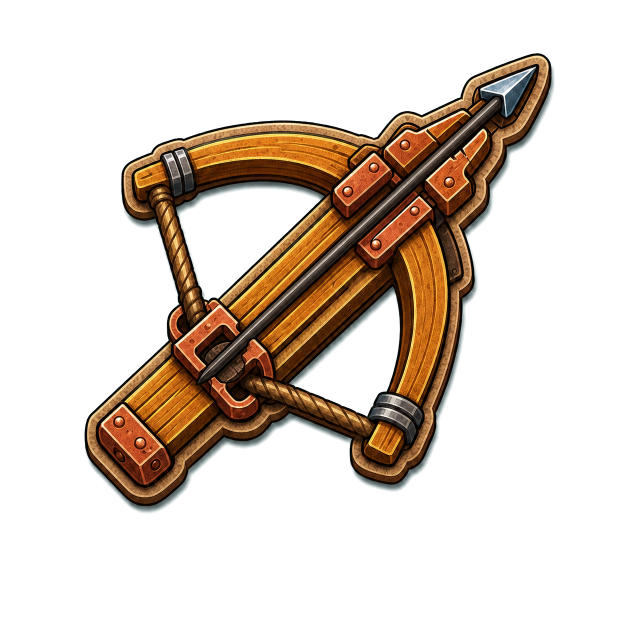
#> input picture v_beta/assets/staging/candidates/watchtower/decomposition_v3/watchtower_crossbow_group_v2_alpha.png, 1254 x 1254 px (shown at 1/2 size)
$ python normalize_watchtower_crossbow_master_v4.py
#> lines starting #> are read from the running program, lines starting #| are printed output that depends on the picture
from pathlib import Path

from PIL import Image


ROOT = Path(__file__).resolve().parents[1]
SOURCE = (
    ROOT
    / "assets/staging/candidates/watchtower/decomposition_v3"
    / "watchtower_crossbow_group_v2_alpha.png"
)
OUTPUT = (
    ROOT
    / "assets/staging/candidates/watchtower/decomposition_v3"
    / "watchtower_crossbow_coherent_master_v4.png"
)

CANVAS = (1254, 1254)
OBJECT_CENTER = (627, 627)
TARGET_MAX_SIZE = (540, 540)


def main() -> None:
    source = Image.open(SOURCE).convert("RGBA")
#> source is the input picture: PIL image 1254x1254 RGBA; mean R, G, B, A 31.4, 20.2, 10.1, 66
    bbox = source.getchannel("A").getbbox()
#> bbox = (169, 106, 1110, 1028)
    if bbox is None:
        raise ValueError("Crossbow source is empty")
    weapon = source.crop(bbox)
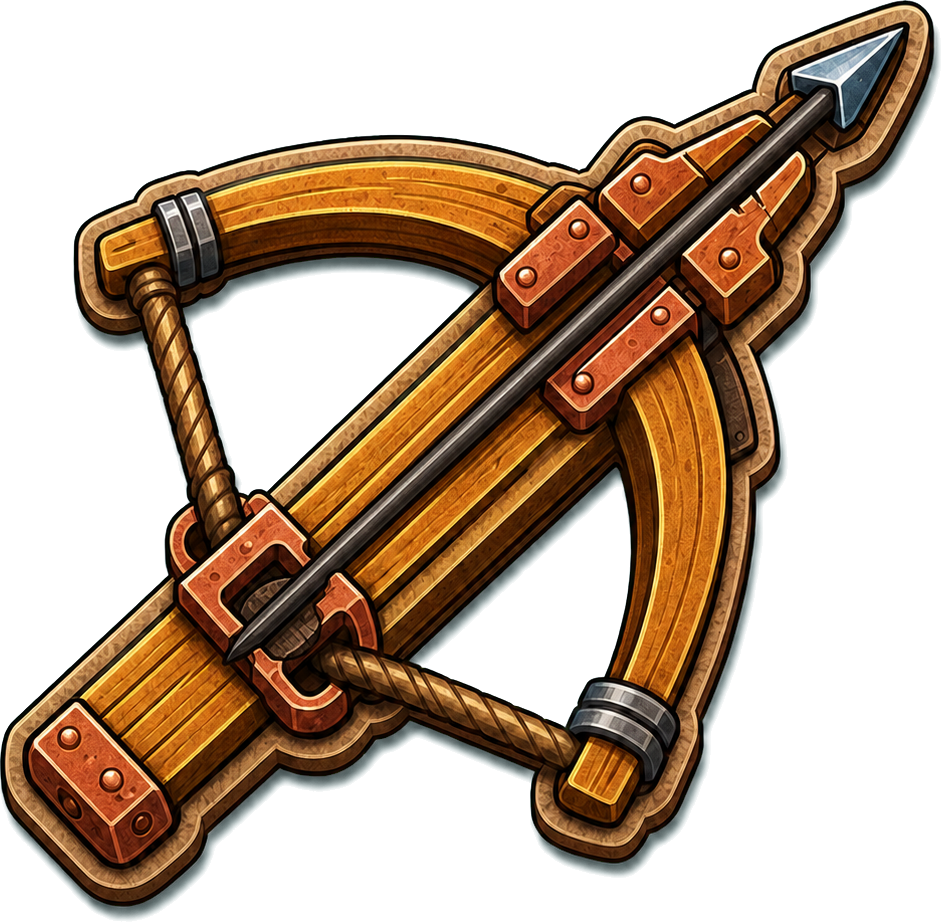
#> weapon: PIL image 941x922 RGBA; mean R, G, B, A 56.9, 36.6, 18.3, 119.7; transparent parts drawn white
    weapon.thumbnail(TARGET_MAX_SIZE, Image.Resampling.LANCZOS)
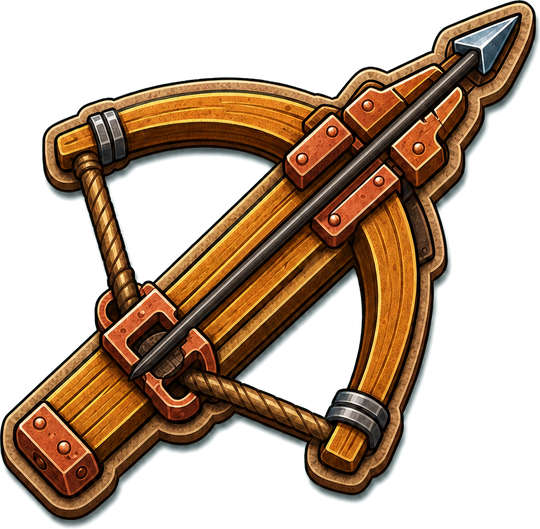
#> weapon: PIL image 540x529 RGBA; mean R, G, B, A 56.9, 36.8, 18.6, 119.7; transparent parts drawn white
    canvas = Image.new("RGBA", CANVAS, (0, 0, 0, 0))
#> canvas: PIL image 1254x1254 RGBA; every value is 0
    position = (
        round(OBJECT_CENTER[0] - weapon.width / 2),
        round(OBJECT_CENTER[1] - weapon.height / 2),
    )
#> position = (357, 362)
    canvas.alpha_composite(weapon, position)
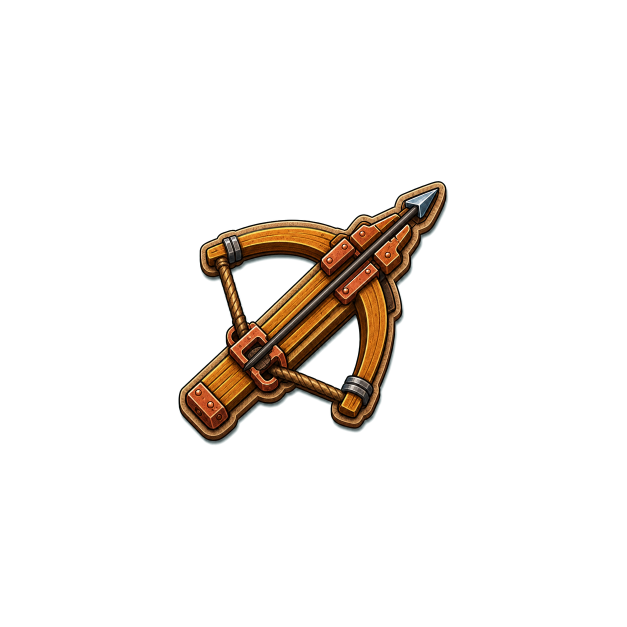
#> canvas: PIL image 1254x1254 RGBA (shown at 1/2 size); mean R, G, B, A 10.3, 6.7, 3.4, 21.7; transparent parts drawn white
    canvas.save(OUTPUT, optimize=True)
    print(OUTPUT)
    print({"position": position, "size": weapon.size, "pivot": OBJECT_CENTER})
#| {'position': (357, 362), 'size': (540, 529), 'pivot': (627, 627)}


if __name__ == "__main__":
    main()

$ run again, with v_beta/assets/staging/candidates/watchtower/decomposition_v3/watchtower_bearing_group_v1_alpha.png copied over v_beta/assets/staging/candidates/watchtower/decomposition_v3/watchtower_crossbow_group_v2_alpha.png
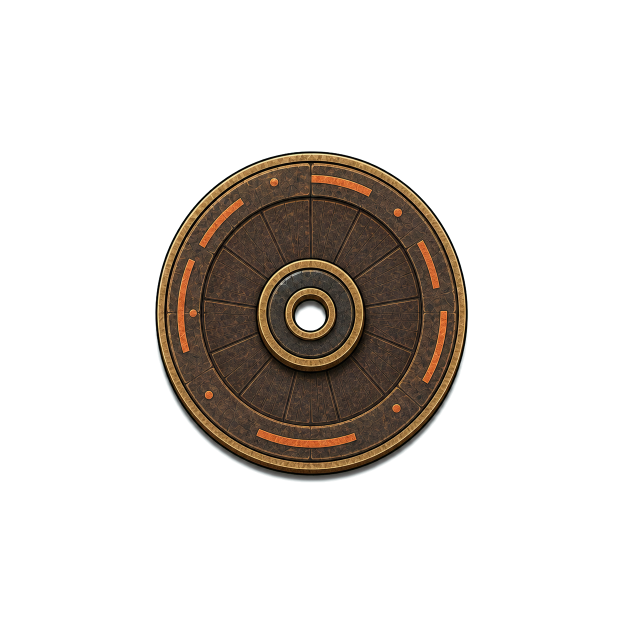
#> input picture v_beta/assets/staging/candidates/watchtower/decomposition_v3/watchtower_bearing_group_v1_alpha.png, 1254 x 1254 px (shown at 1/2 size)
#> in main, source is the input picture: PIL image 1254x1254 RGBA; mean R, G, B, A 18.3, 13.9, 9.9, 51.9
#> bbox = (310, 302, 936, 965)
#> in main, `weapon.thumbnail(TARGET_MAX_SIZE, Image.Resampling.LANCZOS)`:
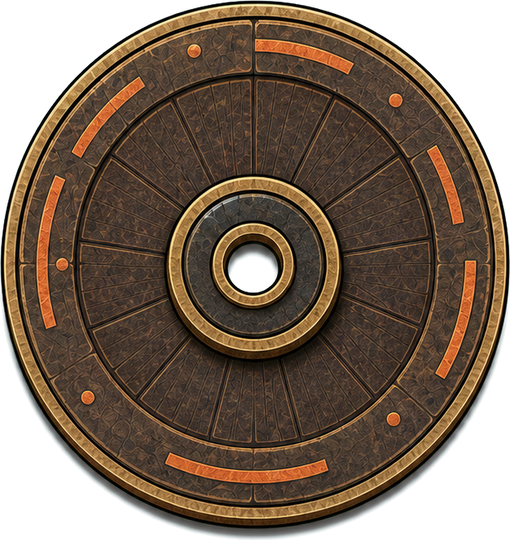
#> weapon: PIL image 510x540 RGBA; mean R, G, B, A 69.4, 52.8, 37.6, 196.8; transparent parts drawn white
#> in main, `canvas.alpha_composite(weapon, position)`:
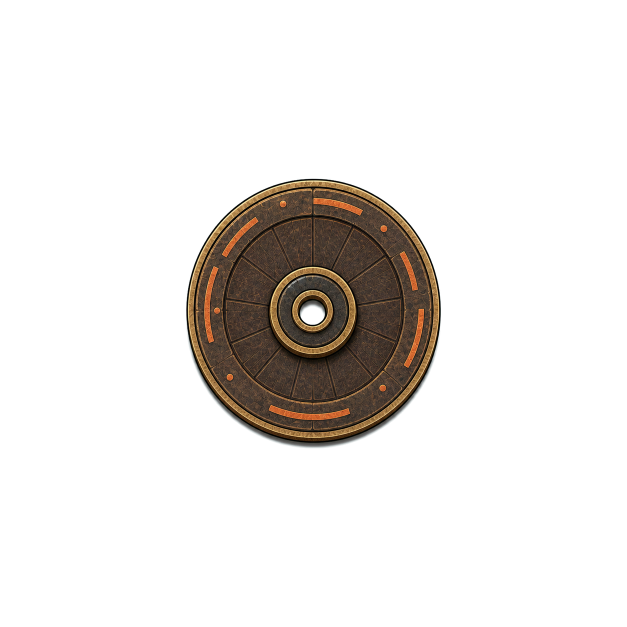
#> canvas: PIL image 1254x1254 RGBA (shown at 1/2 size); mean R, G, B, A 12.1, 9.2, 6.6, 34.5; transparent parts drawn white
#| {'position': (372, 357), 'size': (510, 540), 'pivot': (627, 627)}

$ run again, with v_beta/assets/staging/candidates/watchtower/decomposition_v3/watchtower_crossbow_arm_stacks_v1_alpha.png copied over v_beta/assets/staging/candidates/watchtower/decomposition_v3/watchtower_crossbow_group_v2_alpha.png
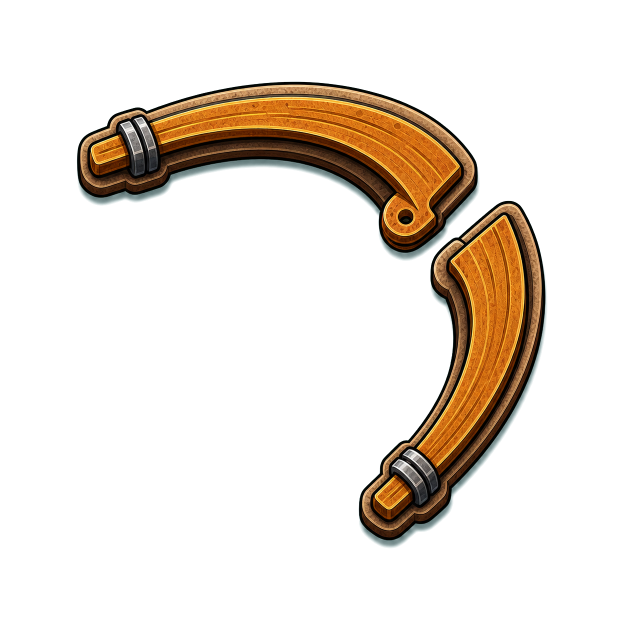
#> input picture v_beta/assets/staging/candidates/watchtower/decomposition_v3/watchtower_crossbow_arm_stacks_v1_alpha.png, 1254 x 1254 px (shown at 1/2 size)
#> in main, source is the input picture: PIL image 1254x1254 RGBA; mean R, G, B, A 22, 14.5, 6.3, 42.6
#> bbox = (153, 163, 1095, 1097)
#> in main, `weapon = source.crop(bbox)`:
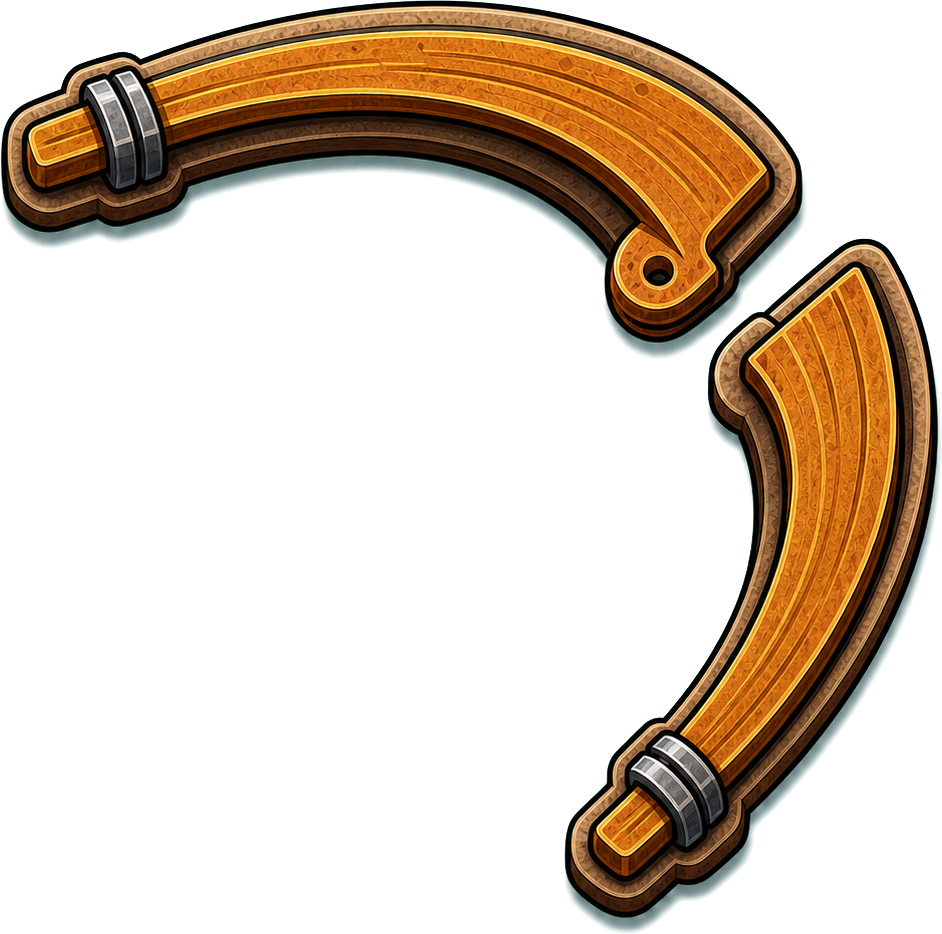
#> weapon: PIL image 942x934 RGBA; mean R, G, B, A 39.4, 25.8, 11.2, 76.1; transparent parts drawn white
#> in main, `canvas.alpha_composite(weapon, position)`:
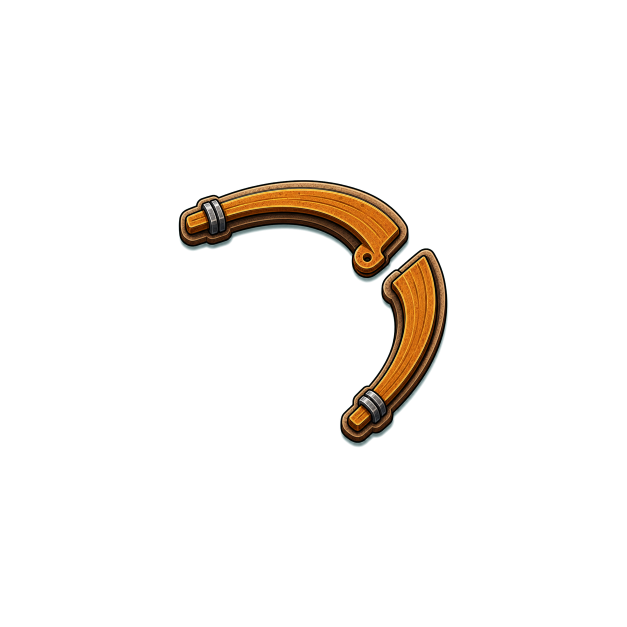
#> canvas: PIL image 1254x1254 RGBA (shown at 1/2 size); mean R, G, B, A 7.2, 4.8, 2.1, 14; transparent parts drawn white
#| {'position': (357, 360), 'size': (540, 535), 'pivot': (627, 627)}

$ run again, with v_beta/assets/staging/candidates/watchtower/decomposition_v3/watchtower_crossbow_body_stack_v1_alpha.png copied over v_beta/assets/staging/candidates/watchtower/decomposition_v3/watchtower_crossbow_group_v2_alpha.png
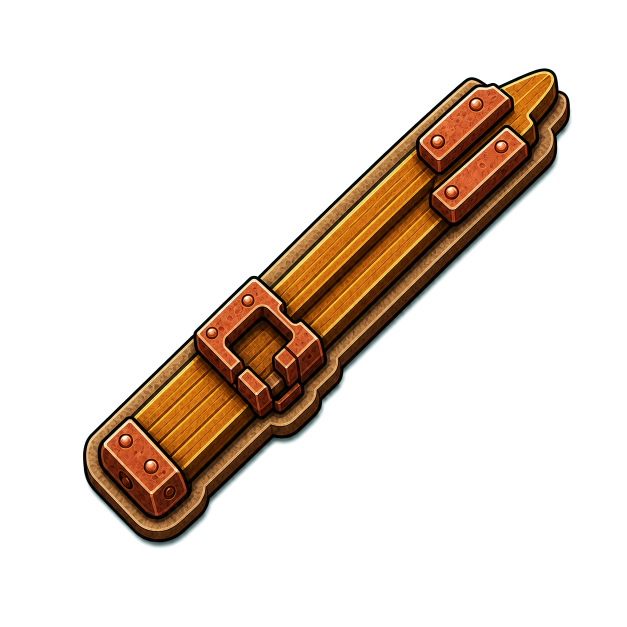
#> input picture v_beta/assets/staging/candidates/watchtower/decomposition_v3/watchtower_crossbow_body_stack_v1_alpha.png, 1254 x 1254 px (shown at 1/2 size)
#> in main, source is the input picture: PIL image 1254x1254 RGBA; mean R, G, B, A 25.9, 15.5, 6.6, 50.4
#> bbox = (166, 136, 1145, 1097)
#> in main, `weapon = source.crop(bbox)`:
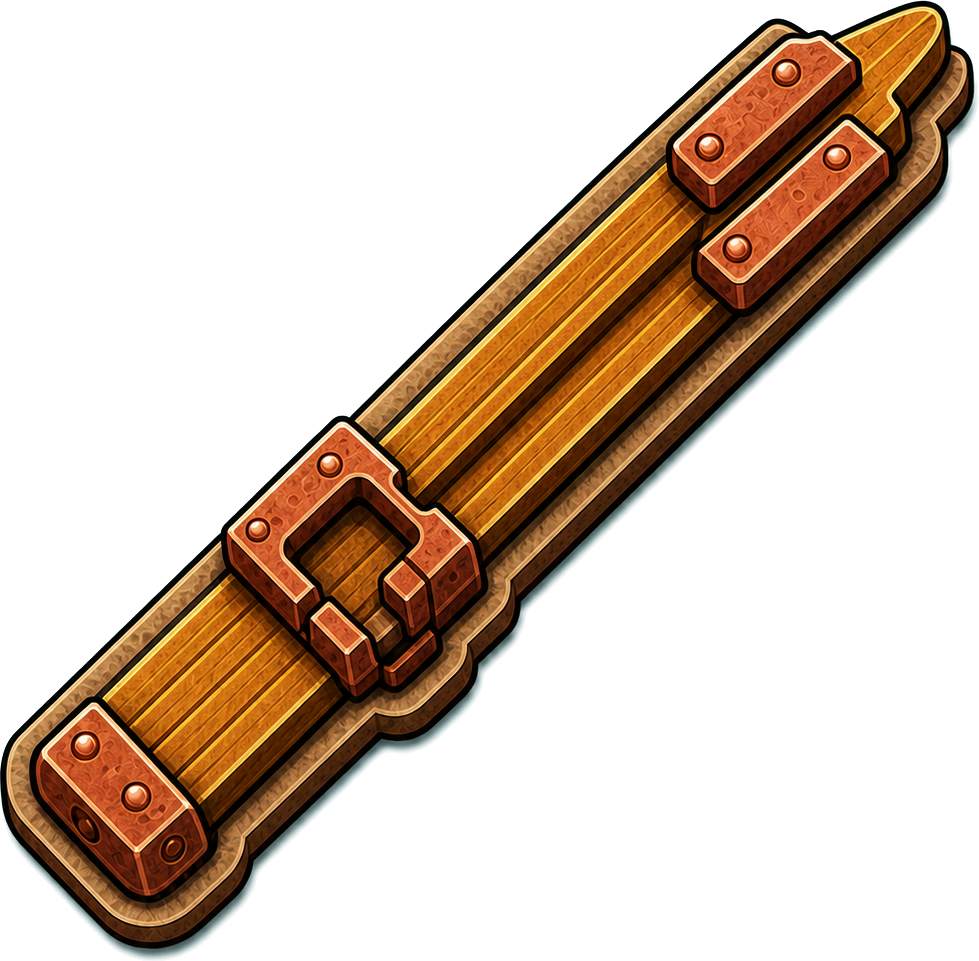
#> weapon: PIL image 979x961 RGBA; mean R, G, B, A 43.3, 25.8, 11, 84.2; transparent parts drawn white
#> in main, `canvas.alpha_composite(weapon, position)`:
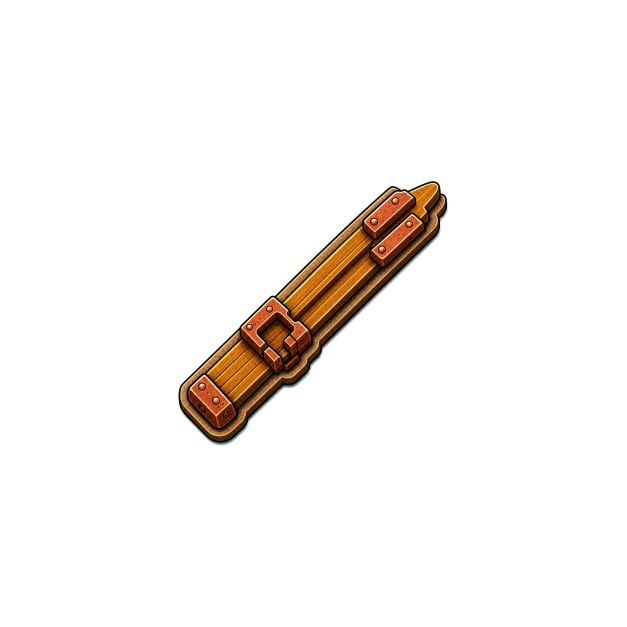
#> canvas: PIL image 1254x1254 RGBA (shown at 1/2 size); mean R, G, B, A 7.9, 4.7, 2, 15.3; transparent parts drawn white
#| {'position': (357, 362), 'size': (540, 530), 'pivot': (627, 627)}
